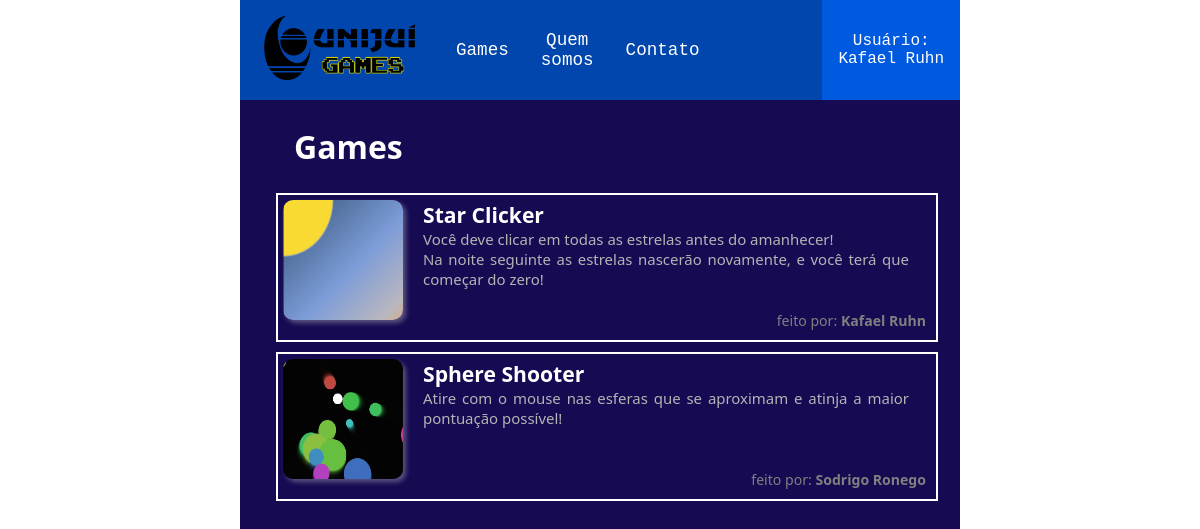
/Pages/games.php (signed in), run on the app's committed database.
### tables this page shows
CREATE TABLE IF NOT EXISTS `games` (
  PK_game_id int(10) NOT NULL AUTO_INCREMENT,
  `FK_author` int(10) NOT NULL,
  `title` varchar(30) NOT NULL,
  `description` varchar(300),
  `upload_date`date,
   PRIMARY KEY(PK_game_id)
);

### logic/dao/GamesRequester.php (called while the page is built, shortened)
<?php
class GamesRequester extends DatabaseConnector {
    public function queryGames(): array|false {
        $con = $this->getConection();
        $sql = "SELECT
        games.PK_game_id AS 'id',
        games.title,
        games.description,
        games.upload_date AS 'date',
        users.nickname AS 'author'
        FROM games
        INNER JOIN users
        ON games.FK_author = users.PK_user_id;";
        $result = $con->query($sql);
        $allGames = new ArrayObject();
        while ($row = $result->fetch_assoc()) {
            $game = new GameData($row['id'], $row['author'], $row['title'], $row['description'], new \DateTime($row['date']));
            $allGames->append($game);
        }
        return (array) $allGames;
    }
}
?>

### logic/file-access/FileParser.php (called while the page is built)
<?php
class FileParser {
    public static function parseGamePath(string $author, string $game): string {
        $author = strtolower(str_replace(' ', '-', $author));
        $game = strtolower(str_replace(' ', '-', $game));
        $path = "/games/{$author}/{$game}/";
        return $path;
    }
}
?>

### Pages/games.php (the view, shortened to what this page needs)
<!DOCTYPE html>
<html lang="en">
<head>
  <link rel="stylesheet" href="<?php echo SERVER_ROOT_REQUEST ?>/assets/style/global.css">
  <link rel="stylesheet" href="<?php echo SERVER_ROOT_REQUEST ?>/assets/style/games.css">
</head>
<body>
  <div id="wrapper">
    <h1 class="title">Games</h1>
    <?php
    include SERVER_ROOT . '/logic/dao/GamesRequester.php';
    $requester = new GamesRequester();
    $games = $requester->queryGames();
    ?>
    <div class="games">
      <?php
      require SERVER_ROOT . '/logic/file-access/FileParser.php';
      if (!$games) {
        echo "<p>Ainda não temos nenhum game registrado!</p>";
        return;
      } else {
        foreach ($games as $game) {
          echo getEachGameHtml($game);
        }
      }
      function getEachGameHtml(GameData $game): string
      {
        $author = $game->author;
        $title = $game->title;
        $description = $game->description;
        $thumb_path = SERVER_ROOT_REQUEST . FileParser::parseGamePath($author, $title);
        return "
        <a href=\"game.php?author={$author}&game={$title}\">
          <div class=\"game-container\">
            <div class=\"each-game\">
                <img class=\"game-preview\" src=\"{$thumb_path}thumb.png\" alt=\"game preview image\">
                <h2 class=\"game-name\">{$title}</h2>
                <p class=\"game-description\">{$description}</p>
                <p class=\"game-authors\"><span class=\"author\">{$author}</span></p>
            </div>
          </div>
        </a>";
      }
      ?>
    </div>
  </div>
</body>
</html>

### Assets/style/global.css (style rules this page uses)
html, body { overflow: auto; margin: 0; }
body { min-height: 100vh; background-image: url("https://i.pinimg.com/originals/fd/8f/8d/fd8f8da060afe72035e078e5fe661452.png"); background-repeat: no-repeat; background-size: cover; background-attachment: fixed; }
div#wrapper { min-height: 100vh; margin-left: 20%; margin-right: 20%; min-width: 720px; overflow: hidden; background-color: rgb(22, 10, 82); border: none; }
p, th, td, h1, h2, h3, h4 { font-family: 'Segoe UI', Tahoma, Geneva, Verdana, sans-serif; color: white; }
h1.title { width: 50%; margin: 0 auto; margin-top: 25px; margin-bottom: 25px; width: 85%; font-size: 2rem; }

### Assets/style/games.css (style rules this page uses)
div.games { display: block; margin: 0 auto; width: 90%; }
div.each-game { display: block; padding: 5px; height: 135px; border: 2px solid white; transform: scale(1); transition: transform .2s; width: 100%; }
img.game-preview { display: block; float: left; border-radius: 10px; box-shadow: 3px 3px 5px rgba(200, 200, 200, 0.4); width: 120px; height: 120px; }
h2.game-name, p.game-description { display: block; float: left; margin: 0; margin-left: 20px; width: 75%; word-wrap: break-word; }
h2.game-name { text-transform: capitalize; font-size: 1.2em; color: white; }
p.game-description { text-align: justify; font-size: 0.85em; color: rgba(180, 180, 180, 1); }
p.game-authors { position: absolute; float: right; margin: 0; bottom: 10px; right: 10px; color: grey; font-size: 0.8em; }
p.game-authors::before { content: "feito por: "; }
span.author { font-weight: bold; }
p.game-description::first-letter { text-transform: capitalize; }
div.game-container { margin-bottom: 10px; width: 100%; justify-content: center; }

### Assets/style/header.css (style rules this page uses)
a, .dropbtn span { font-family: monospace; font-size: 1.1rem; color: white; text-decoration: none; }

### data on the page
games: shows a picture, title "Star Clicker", description "Você deve clicar em todas as estrelas antes do amanhecer! Na noite seguinte as estrelas nascerão novamente, e você terá que começar do zero!", author "Kafael Ruhn"
games: shows a picture, title "Sphere Shooter", description "Atire com o mouse nas esferas que se aproximam e atinja a maior pontuação possível!", author "Sodrigo Ronego"

### other printed values
$formatted_username "Kafael Ruhn"
